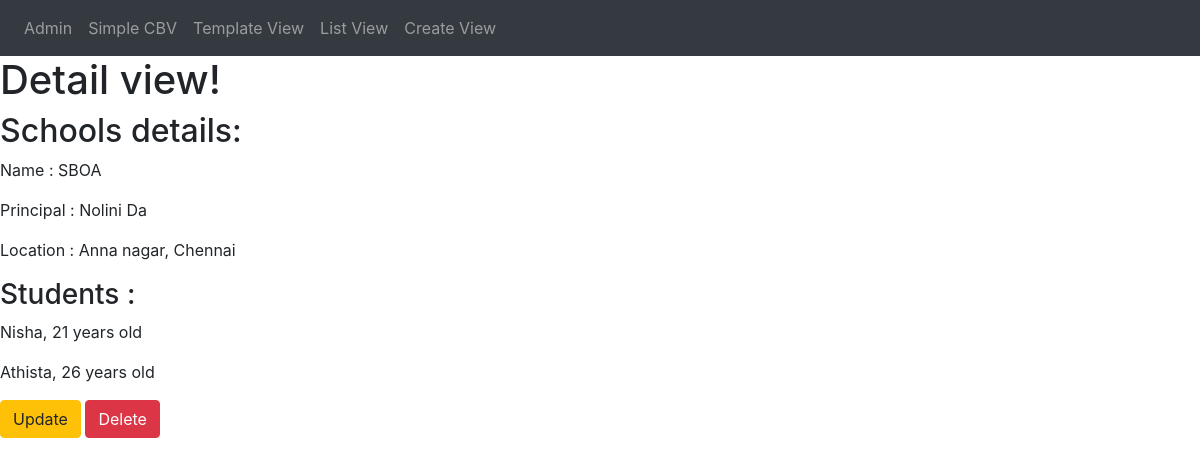
/listview/2/, run on the app's committed database.
### basic_app/models.py (models this page shows, shortened)
class School(models.Model):
    name = models.CharField(max_length=256,unique=True)
    principal = models.CharField(max_length=256)
    location = models.CharField(max_length=256)

class Student(models.Model):
    name = models.CharField(max_length=256)
    age = models.PositiveIntegerField()
    school = models.ForeignKey(School,on_delete=models.CASCADE,related_name='students')

### basic_app/views.py (the view)
# urls.py: path('listview/<int:pk>/',views.SchoolDetailView.as_view(),name='details'),
class SchoolDetailView(DetailView):
    model = models.School
    template_name = 'index.html'
    context_object_name = 'school_detail'
    def get_context_data(self,**kwargs):
        context = super().get_context_data(**kwargs)
        context['text'] = "Detail view!"
        return context

### basic_app/templates/index.html (shortened to what this page needs)
<!DOCTYPE html>
<html>
  <head>
    <link rel="stylesheet" href="https://stackpath.bootstrapcdn.com/bootstrap/4.1.3/css/bootstrap.min.css"
>
  </head>
  <body>
    <nav class="navbar navbar-expand navbar-dark bg-dark">
        <ul class="navbar-nav">
          <li> <a class="nav-link" href="/admin/">Admin</a> </li>
          <li> <a class="nav-link" href="/">Simple CBV</a> </li>
          <li> <a class="nav-link" href="/templateview/">Template View</a> </li>
          <li> <a class="nav-link" href="/listview/">List View</a> </li>
          <li> <a class="nav-link" href="/createview/">Create View</a> </li>
        </ul>
    </nav>
    <h1>{{text}}</h1>
    {% if school_detail %}
      <h2>Schools details: </h2>
      <p>Name : {{school_detail.name}}</p>
      <p>Principal : {{school_detail.principal}}</p>
      <p>Location : {{school_detail.location}}</p>
      <h3>Students : </h3>
      {% for student in school_detail.students.all %}
        <p>{{student.name}}, {{student.age}} years old</p>
      {% endfor %}
      <p>
        <a class="btn btn-warning" href="{% url 'update' pk=school_detail.pk %}">Update</a>
        <a class="btn btn-danger" href="{% url 'delete' pk=school_detail.pk %}">Delete</a>
      </p>
    {% endif %}
  </body>
</html>

### data on the page
School: name "SBOA", principal "Nolini Da", location "Anna nagar, Chennai"
Student: name "Nisha", age "21"
Student: name "Athista", age "26"

### other printed values
{{ text }} "Detail view!"
